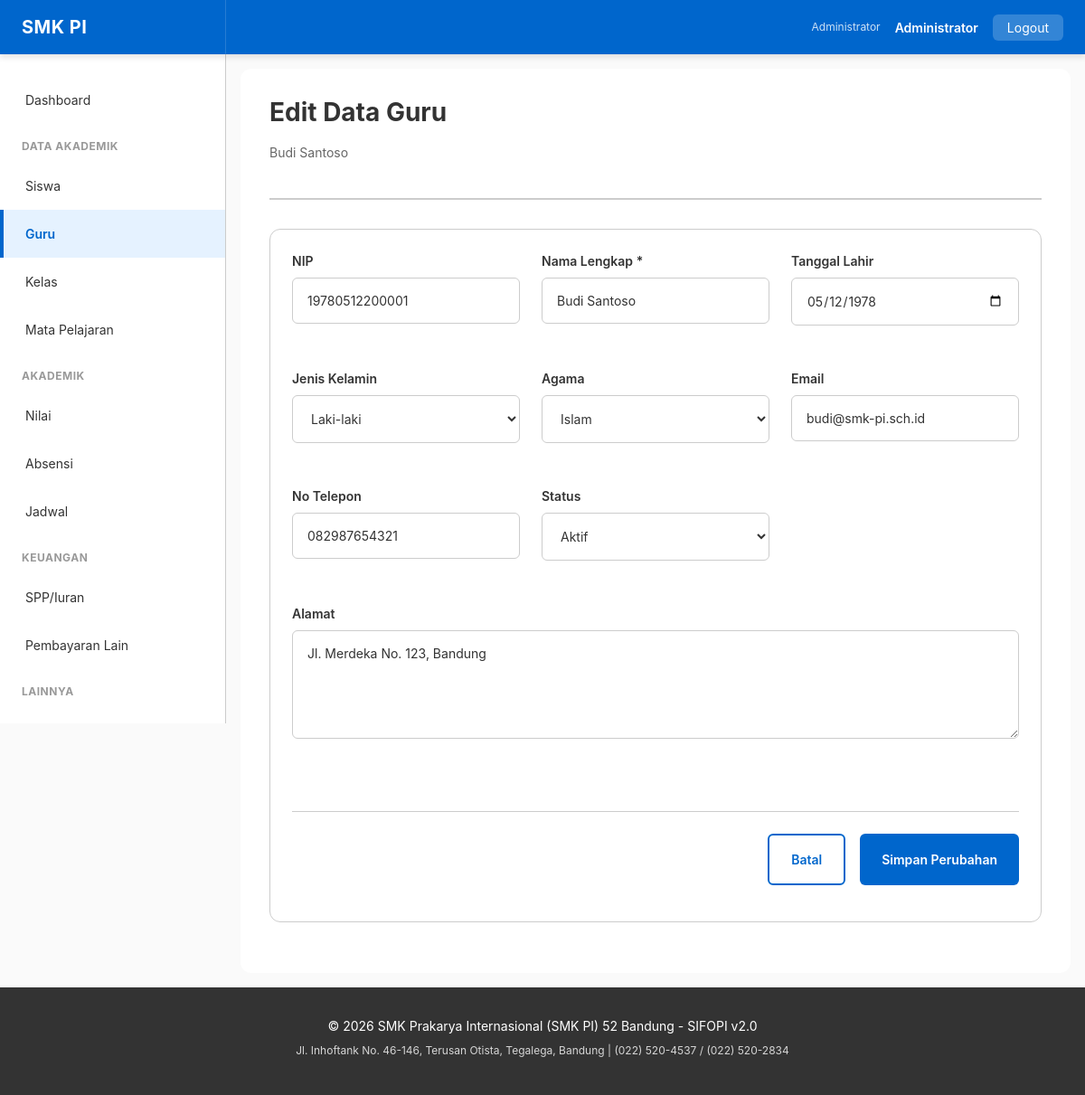
Screenshot of /guru/edit?id=1 (signed in) with the database file from the repository.
### tables this page shows
CREATE TABLE guru (
    id INT PRIMARY KEY AUTO_INCREMENT,
    user_id INT NOT NULL UNIQUE,
    nip VARCHAR(20) UNIQUE,
    nama VARCHAR(100) NOT NULL,
    tgl_lahir DATE,
    jenis_kelamin ENUM('LAKI-LAKI', 'PEREMPUAN'),
    agama VARCHAR(20),
    alamat TEXT,
    no_telepon VARCHAR(20),
    email VARCHAR(100) UNIQUE,
    photo VARCHAR(255),
    tgl_masuk DATE,
    status ENUM('AKTIF', 'CUTI', 'RESIGN') DEFAULT 'AKTIF',
    golongan_darah VARCHAR(3),
    is_active BOOLEAN DEFAULT true,
    created_at DATETIME DEFAULT CURRENT_TIMESTAMP,
    updated_at DATETIME DEFAULT CURRENT_TIMESTAMP ON UPDATE CURRENT_TIMESTAMP,
    FOREIGN KEY (user_id) REFERENCES user(id) ON DELETE CASCADE,
    UNIQUE KEY unique_nip (nip),
    INDEX idx_nama (nama),
    INDEX idx_active (is_active)
);

### public/index.php (called while the page is built, shortened)
<?php
$configPath = dirname(__DIR__) . '/config';
require_once $configPath . '/database.php';
require_once $configPath . '/helpers.php';
class Router {
    private function render(string $viewPath, array $vars = []): void {
        extract($vars);
        $contentFile = dirname(__DIR__) . '/views/' . $viewPath . '.php';
        include $contentFile;
        include dirname(__DIR__) . '/views/layout/base.php';
    }
    private function db(): Database { return Database::getInstance(); }
    private function id(): int { return (int)($_GET['id'] ?? 0); }
    private function guruEditForm(): void {
        $guru = $this->db()->find('guru', $this->id());
        $this->render('guru/edit', compact('guru'));
    }
}
(new Router())->route();

### config/database.php (called while the page is built, shortened)
<?php
class Database {
    private static $instance = null;
    private $pdo;
    public static function getInstance(): self {
        if (self::$instance === null) {
            self::$instance = new self();
        }
        return self::$instance;
    }
    private function connect(): void {
        try {
            $host = $_ENV['DB_HOST'] ?? 'localhost';
            $port = $_ENV['DB_PORT'] ?? 3306;
            $dbname = $_ENV['DB_NAME'] ?? 'atol_akademik_smk_pi';
            $user = $_ENV['DB_USER'] ?? 'root';
            $password = $_ENV['DB_PASSWORD'] ?? '';
            $dsn = "mysql:host={$host};port={$port};dbname={$dbname};charset=utf8mb4";
            $this->pdo = new PDO(
                $dsn,
                $user,
                $password,
                [
                    PDO::ATTR_ERRMODE => PDO::ERRMODE_EXCEPTION,
                    PDO::ATTR_DEFAULT_FETCH_MODE => PDO::FETCH_ASSOC,
                    PDO::ATTR_EMULATE_PREPARES => false,
                ]
            );
        } catch (PDOException $e) {
            die('Database connection failed: ' . htmlspecialchars($e->getMessage()));
        }
    }
    public function query(string $sql, array $params = []): PDOStatement {
        try {
            $stmt = $this->pdo->prepare($sql);
            $stmt->execute($params);
            return $stmt;
        } catch (PDOException $e) {
            $this->lastError = $e->getMessage();
            if ($_ENV['APP_DEBUG'] ?? false) {
                error_log('SQL Error: ' . $e->getMessage() . "\nSQL: " . $sql);
            }
            throw new Exception('Database query failed. Please try again.');
        }
    }
    public function find(string $table, int $id, string $idColumn = 'id'): ?array {
        $sql = "SELECT * FROM {$table} WHERE {$idColumn} = ?";
        $stmt = $this->query($sql, [$id]);
        return $stmt->fetch() ?: null;
    }
}

### config/helpers.php (called while the page is built, shortened)
<?php
if (function_exists('safe')) {
    return;
}
function safe(mixed $value): string {
    return htmlspecialchars((string)$value, ENT_QUOTES, 'UTF-8');
}

### views/guru/edit.php (the view, shortened to what this page needs)
<div class="page-header">
    <h1 class="page-title">Edit Data Guru</h1>
    <p class="page-subtitle"><?= safe($guru['nama']) ?></p>
</div>
<div class="card">
    <div class="card-body">
        <form method="POST" action="/guru/edit?id=<?= $guru['id'] ?>" class="form-row">
            <div class="form-group">
                <label for="nip">NIP</label>
                <input type="text" id="nip" name="nip" value="<?= safe($guru['nip'] ?? '') ?>">
            </div>
            <div class="form-group">
                <label for="nama">Nama Lengkap *</label>
                <input type="text" id="nama" name="nama" required value="<?= safe($guru['nama']) ?>">
            </div>
            <div class="form-group">
                <label for="tgl_lahir">Tanggal Lahir</label>
                <input type="date" id="tgl_lahir" name="tgl_lahir" value="<?= safe($guru['tgl_lahir'] ?? '') ?>">
            </div>
            <div class="form-group">
                <label for="jenis_kelamin">Jenis Kelamin</label>
                <select id="jenis_kelamin" name="jenis_kelamin">
                    <option value="LAKI-LAKI" <?= ($guru['jenis_kelamin'] ?? '') === 'LAKI-LAKI' ? 'selected' : '' ?>>Laki-laki</option>
                </select>
            </div>
            <div class="form-group">
                <label for="agama">Agama</label>
                <select id="agama" name="agama">
                    <?php foreach (['Islam','Kristen','Katolik','Hindu','Buddha','Konghucu'] as $ag): ?>
                        <option value="<?= $ag ?>" <?= ($guru['agama'] ?? '') === $ag ? 'selected' : '' ?>><?= $ag ?></option>
                    <?php endforeach; ?>
                </select>
            </div>
            <div class="form-group">
                <label for="email">Email</label>
                <input type="email" id="email" name="email" value="<?= safe($guru['email'] ?? '') ?>">
            </div>
            <div class="form-group">
                <label for="no_telepon">No Telepon</label>
                <input type="text" id="no_telepon" name="no_telepon" value="<?= safe($guru['no_telepon'] ?? '') ?>">
            </div>
            <div class="form-group">
                <label for="status">Status</label>
                <select id="status" name="status">
                    <option value="AKTIF" <?= ($guru['status'] ?? '') === 'AKTIF' ? 'selected' : '' ?>>Aktif</option>
                </select>
            </div>
            <div class="form-group" style="grid-column:1/-1;">
                <label for="alamat">Alamat</label>
                <textarea id="alamat" name="alamat" rows="3"><?= safe($guru['alamat'] ?? '') ?></textarea>
            </div>
            <div class="form-actions" style="grid-column:1/-1;">
                <a href="/guru" class="btn btn-outline">Batal</a>
                <button type="submit" class="btn btn-primary">Simpan Perubahan</button>
            </div>
        </form>
    </div>
</div>

### public/assets/css/theme.css (style rules this page uses)
.form-row { display: grid; grid-template-columns: repeat(auto-fit, minmax(250px, 1fr)); gap: var(--spacing-lg); }
.form-actions { display: flex; gap: var(--spacing-md); justify-content: flex-end; margin-top: var(--spacing-xl); border-top: 1px solid var(--color-border); padding-top: var(--spacing-lg); }

### public/assets/css/variables.css (style rules this page uses)
:root { --color-primary: #0066CC; --color-primary-dark: #0052A3; --color-primary-light: #E5F2FF; --color-secondary: #FF6B35; --color-secondary-dark: #E55A28; --color-secondary-light: #FFE5D5; --color-success: #00AA44; --color-success-dark: #008833; --color-success-light: #E5F5EB; --color-warning: #FFAA00; --color-warning-dark: #CC8800; --color-warning-light: #FFF5E5; --color-error: #CC0000; --color-error-dark: #AA0000; --color-error-light: #FFE5E5; --color-info: #0066CC; --color-info-light: #E5F2FF; --color-dark-text: #333333; --color-light-bg: #EEEEEE; --color-border: #CCCCCC; --color-white: #FFFFFF; --color-black: #000000; --color-gray-50: #FAFAFA; --color-gray-100: #F5F5F5; --color-gray-200: #EEEEEE; --color-gray-300: #DDDDDD; --color-gray-400: #CCCCCC; --color-gray-500: #999999; --color-gray-600: #666666; --color-gray-700: #444444; --color-gray-800: #333333; --color-gray-900: #1A1A1A; --font-family: -apple-system, BlinkMacSystemFont, 'Segoe UI', 'Roboto', 'Oxygen', 'Ubuntu', 'Cantarell', sans-serif; --font-mono: 'Courier New', 'Courier', monospace; --font-size-base: 16px; --font-size-xs: 12px; --font-size-sm: 14px; --font-size-lg: 18px; --font-size-xl: 20px; --font-size-2xl: 24px; --font-size-3xl: 28px; --font-size-4xl: 32px; --font-weight-light: 300; --font-weight-normal: 400; --font-weight-medium: 500; --font-weight-semibold: 600; --font-weight-bold: 700; --line-height-tight: 1.2; --line-height-normal: 1.5; --line-height-relaxed: 1.75; --spacing-xs: 4px; --spacing-sm: 8px; --spacing-md: 16px; --spacing-lg: 24px; --spacing-xl: 32px; --spacing-2xl: 40px; --spacing-3xl: 48px; --radius-sm: 4px; --radius-md: 6px; --radius-lg: 12px; --radius-xl: 16px; --radius-full: 9999px; --shadow-sm: 0 1px 2px rgba(0, 0, 0, 0.05); --shadow-md: 0 4px 6px rgba(0, 0, 0, 0.1); --shadow-lg: 0 10px 20px rgba(0, 0, 0, 0.15); --shadow-xl: 0 20px 40px rgba(0, 0, 0, 0.2); --transition-fast: 150ms ease-in-out; --transition-normal: 300ms ease-in-out; --transition-slow: 500ms ease-in-out; --z-dropdown: 1000; --z-modal: 2000; --z-tooltip: 3000; --breakpoint-sm: 640px; --breakpoint-md: 1024px; --breakpoint-lg: 1280px; --navbar-height: 60px; --sidebar-width: 250px; --max-container-width: 1400px; }
@media (prefers-color-scheme: light) { :root { --bg-primary: #FFFFFF; --bg-secondary: #F5F5F5; --text-primary: #333333; --text-secondary: #666666; } }

### public/assets/css/layout.css (style rules this page uses)
.page-header { margin-bottom: var(--spacing-xl); border-bottom: 2px solid var(--color-border); padding-bottom: var(--spacing-lg); }
.page-title { font-size: var(--font-size-3xl); margin-bottom: var(--spacing-md); }
.page-subtitle { color: var(--color-gray-600); font-size: var(--font-size-sm); }

### public/assets/css/components.css (style rules this page uses)
.btn { display: inline-flex; align-items: center; justify-content: center; padding: var(--spacing-md) var(--spacing-lg); border-radius: var(--radius-md); font-size: var(--font-size-sm); font-weight: var(--font-weight-semibold); cursor: pointer; transition: all var(--transition-fast); border: none; text-decoration: none; white-space: nowrap; }
.btn-primary { background: var(--color-primary); color: white; }
.btn-outline { background: transparent; border: 2px solid var(--color-primary); color: var(--color-primary); }
.form-group { margin-bottom: var(--spacing-lg); }
.form-group label { display: block; margin-bottom: var(--spacing-sm); font-weight: var(--font-weight-semibold); font-size: var(--font-size-sm); }
.form-group input, .form-group textarea, .form-group select { width: 100%; padding: var(--spacing-md); border: 1px solid var(--color-border); border-radius: var(--radius-md); font-size: var(--font-size-sm); transition: border-color var(--transition-fast); }
.form-group textarea { min-height: 120px; resize: vertical; }
.card { background: white; border-radius: var(--radius-lg); border: 1px solid var(--color-border); padding: var(--spacing-lg); margin-bottom: var(--spacing-lg); transition: box-shadow var(--transition-fast); }
.card-body { margin-bottom: var(--spacing-md); }

### rows the page displays
guru: nama "Budi Santoso", nip "19780512200001", tgl_lahir "05/12/1978", jenis_kelamin "Laki-laki", agama "Islam", email "budi@smk-pi.sch.id", no_telepon "082987654321", status "Aktif", alamat "Jl. Merdeka No. 123, Bandung"

### other values shown
safe($_SESSION['user']['fullname']) "Administrator"
safe(SCHOOL_NAME) "SMK Prakarya Internasional (SMK PI) 52 Bandung"
safe(SCHOOL_ADDRESS) "Jl. Inhoftank No. 46-146, Terusan Otista, Tegalega, Bandung"
safe(SCHOOL_PHONE) "(022) 520-4537 / (022) 520-2834"
